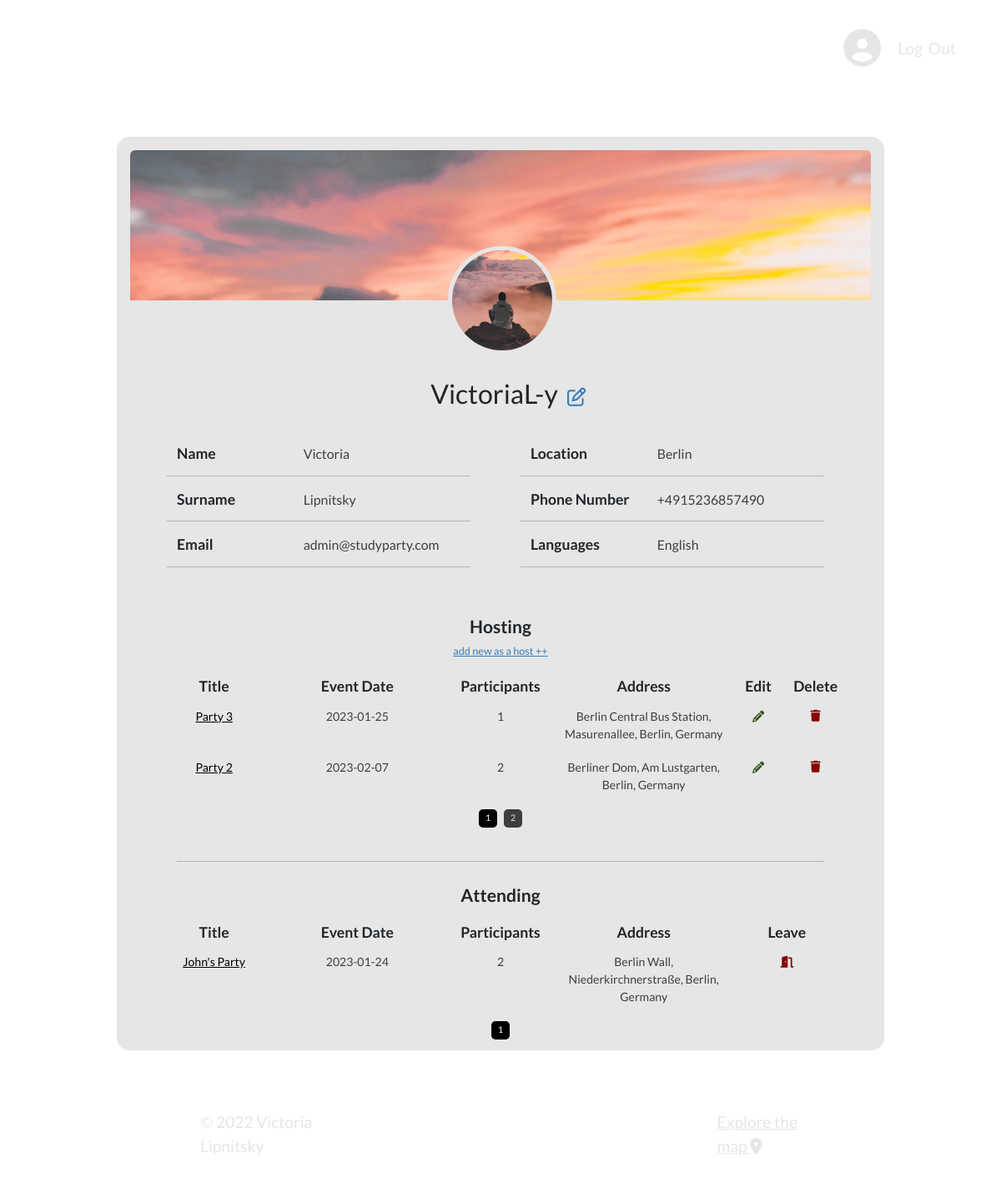
/profile (signed in), run on an earlier commit of the app's database.
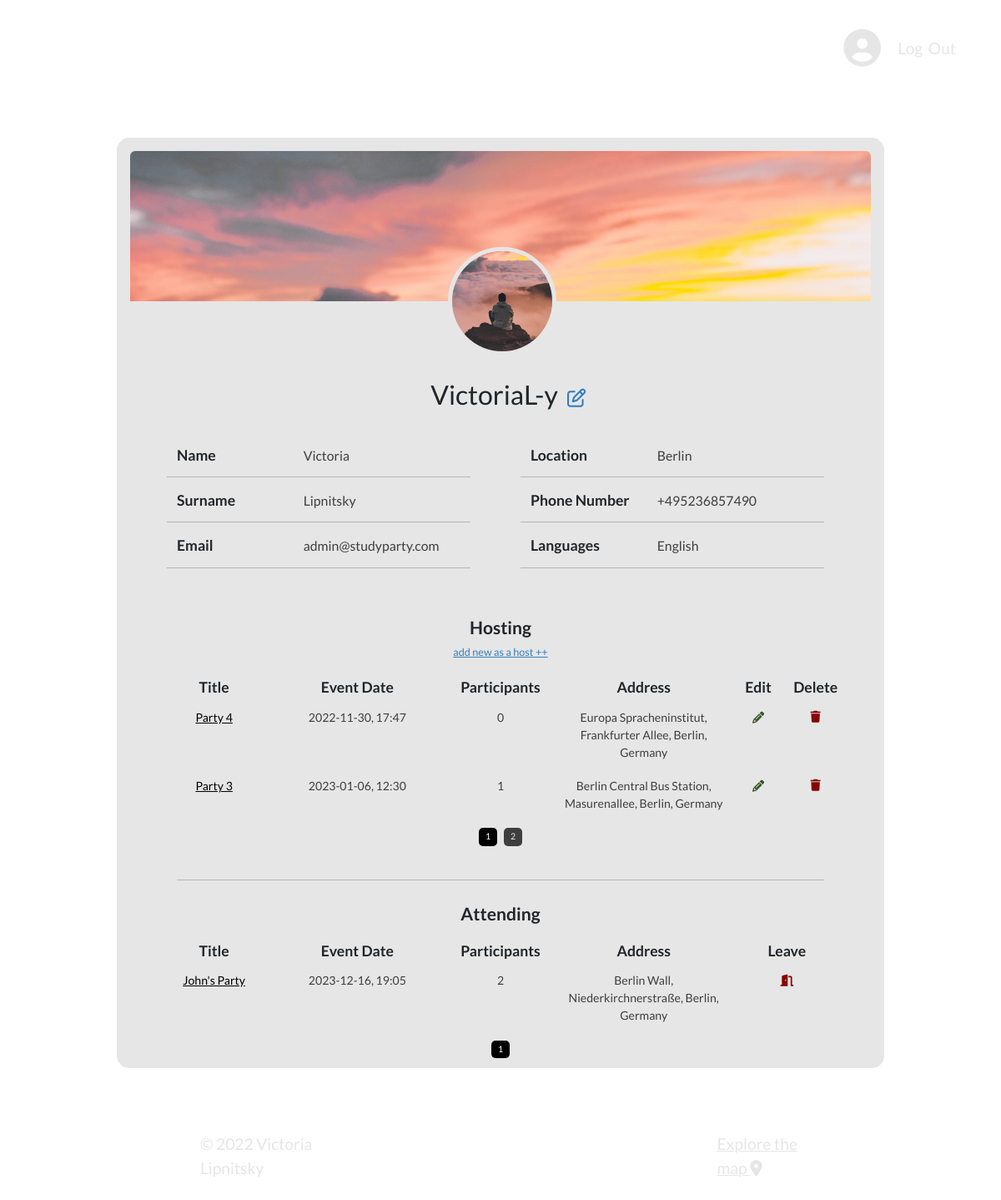
And on a later commit of the database.
### app/models.py (models this page shows, shortened)
class User(db.Model, UserMixin):
    __tablename__ = 'author'
    id = db.Column(db.Integer, primary_key=True)
    username = db.Column(db.String(20), unique=True, nullable=False)
    email = db.Column(db.String(120), unique=True, nullable=False)
    name = db.Column(db.String(20), unique=False, nullable=True, default=' ')
    surname = db.Column(db.String(20), unique=False, nullable=True, default=' ')
    phoneNumber = db.Column(db.String(15), unique=False, nullable=True, default=' ')
    location = db.Column(db.String(40), unique=False, nullable=True, default=' ')
    languages = db.Column(db.String(50), unique=False, nullable=True, default=' ')
    image_avatar_file = db.Column(db.String(20), nullable=False, default='default.jpg')
    image_bg_file = db.Column(db.String(20), nullable=False, default='default.jpg')
    password = db.Column(db.String(60), nullable=False)
    party = db.relationship('Party', backref='author', lazy=True)
    attending = db.relationship('Party', secondary=association_table, backref="followers")

class Party(db.Model):
    __tablename__ = 'party'
    id = db.Column(db.Integer, primary_key=True)
    title = db.Column(db.String(30), nullable=False)
    date_posted = db.Column(db.DateTime, nullable=False, default=datetime.utcnow)
    date_time = db.Column(db.String(30), nullable=False)
    address = db.Column(db.String(30), nullable=False)
    lng = db.Column(db.String(30), nullable=False)
    lat = db.Column(db.String(30), nullable=False)
    whatsapp_link = db.Column(db.String(30), nullable=False)
    party_languages = db.Column(db.String(30), nullable=False)
    description = db.Column(db.Text, nullable=False)
    author_id = db.Column(db.Integer, db.ForeignKey('author.id'), nullable=False)

### app/routes.py (the view)
@app.route("/profile")
@login_required
def profile():
    form = PartyForm()
    page = request.args.get('page_host', 1, type=int)
    parties = Party.query.filter(Party.author==current_user).order_by(Party.date_posted.desc()).paginate(page=page, per_page=2)
    page_2 = request.args.get('page_att', 1, type=int)
    parties_2 = Party.query.join(User.attending).filter(User.id == current_user.id).order_by(Party.date_posted.desc()).paginate(page=page_2, per_page=2)
    image_avatar_file = url_for('static', filename='profile_pics/' + current_user.image_avatar_file)
    image_bg_file = url_for('static', filename='profile_pics/' + current_user.image_bg_file)
    return render_template("profile.html", title="Profile", image_avatar_file=image_avatar_file, image_bg_file=image_bg_file, parties=parties, parties_2=parties_2, form=form)

### app/models.py (called while the page is built)
@login_manager.user_loader
def load_user(user_id):
    return User.query.get(int(user_id))

### app/templates/profile.html (shortened to what this page needs)
{% extends "layout.html" %}
{% block content %}
<div class="profile-container">
    <div class="profile-backg-img px-3 pb-3">
        <img class="rounded" src="{{ image_bg_file }}">
    </div>
    <div class="media d-flex flex-column align-items-center justify-content-center">
        <img class="rounded-circle ms-4 profile-img" src="{{ image_avatar_file }}">
        <h2 class="pt-3 pb-2 text-center">&nbsp;&nbsp;&nbsp;{{ current_user.username }} <a href="{{ url_for('updateProfile') }}"><i class="fa-regular fa-pen-to-square edit-profile"></i></a></h2>
        <div class="row px-5 py-4 container-fluid user-data">
            <div class="col-lg-6">
                <div class="row container-fluid">
                    <div class="col-5">
                        <span>Name</span>
                    </div>
                    <div class="col-7">
                        <span>{{ current_user.name }}</span>
                    </div>
                    <div class="col-5">
                        <span>Surname</span>
                    </div>
                    <div class="col-7">
                        <span>{{ current_user.surname }}</span>
                    </div>
                    <div class="col-5">
                        <span>Email</span>
                    </div>
                    <div class="col-7">
                        <span>{{ current_user.email }}</span>
                    </div>
                </div>
            </div>
            <div class="col-lg-6">
                <div class="row container-fluid mx-0">
                    <div class="col-5">
                        <span>Location</span>
                    </div>
                    <div class="col-7">
                        <span>{{ current_user.location }}</span>
                    </div>
                    <div class="col-5">
                        <span>Phone Number</span>
                    </div>
                    <div class="col-7">
                        <span>{{ current_user.phoneNumber }}</span>
                    </div>
                    <div class="col-5">
                        <span>Languages</span>
                    </div>
                    <div class="col-7">
                        <span>{{ current_user.languages }}</span>
                    </div>
                </div>
            </div>
        </div>
        <div class="row px-5 py-3 container-fluid user-data text-center">
            <div class="mb-1">
                <span class="headList"><strong>Hosting</strong></span>
                <br>
                <a href="{{ url_for('new_party') }}"><p class="link-to-creat-party">add new as a host&nbsp;++</p></a>
            </div>
            {% if parties.items %}
                <div class="col-2 p-0 mb-2 headColumn">
                    <span><strong>{{ form.title.label }}</strong></span>
                </div>
                <div class="col-3 p-0 headColumn">
                    <span><strong>{{ form.date_time.label }}</strong></span>
                </div>
                <div class="col-2 p-0 headColumn">
                    <span><strong>Participants</strong></span>
                </div>
                <div class="col-3 p-0 headColumn">
                    <span><strong>{{ form.address.label }}</strong></span>
                </div>
                <div class="col-1 p-0 headColumn">
                    <span><strong>Edit</strong></span>
                </div>
                <div class="col-1 p-0 headColumn">
                    <span><strong>Delete</strong></span>
                </div>
            {% else %}
                <span><i>Nothing here... </i><i class="fa-solid fa-wind"></i></span>
            {% endif %}
            {% for party in parties.items %}
                <div class="col-2 p-0 partyTitle">
                    <a href="{{ url_for('party', party_id=party.id) }}">{{ party.title }}</a>
                </div>
                <div class="col-3 p-0">
                    <p>{{ party.date_time }}</p>
                </div>
                <div class="col-2 p-0">
                    <p>{{party.followers|length}}</p>
                </div>
                <div class="col-3 p-0">
                    <p>{{ party.address }}</p>
                </div>
                <div class="col-1 editParty">
                    <a href="{{ url_for('update_party', party_id=party.id) }}"><i class="fa-solid fa-pencil"></i></a>
                </div>
                <div class="col-1 deleteParty">
                    <button type="button" class="btn btn-danger btn-sm" data-bs-toggle="modal" data-bs-target="#deleteModal"><i class="fa-solid fa-trash"></i></button>
                </div>
            {% endfor %}
            <div class="pt-2 d-flex justify-content-center party_list_buttons">
            {% for page_num in parties.iter_pages(left_edge=1, right_edge=1, left_current=1, right_current=2) %}
                {% if page_num %}
                    {% if parties.page == page_num %}
                    <a class="btn ms-1 me-1 mb-4 current-page" href="{{ url_for('profile', page_host=page_num) }}">{{ page_num }}</a>
                    {% else %}
                        <a class="btn ms-1 me-1 mb-4" href="{{ url_for('profile', page_host=page_num) }}">{{ page_num }}</a>
                    {% endif %}
                {% else %}
                    ...
                {% endif %}
            {% endfor %}
            </div>
        <div class="pt-0 pb-2 px-4 m-0"><hr></div>
            <div class="mb-3">
                <span class="headList"><strong>Attending</strong></span>
            </div>
            {% if parties_2.items %}
            <div class="col-2 p-0 mb-2 headColumn">
                <span><strong>{{ form.title.label }}</strong></span>
            </div>
            <div class="col-3 p-0 headColumn">
                <span><strong>{{ form.date_time.label }}</strong></span>
            </div>
            <div class="col-2 p-0 headColumn">
                <span><strong>Participants</strong></span>
            </div>
            <div class="col-3 p-0 headColumn">
                <span><strong>{{ form.address.label }}</strong></span>
            </div>
            <div class="col-2 p-0 headColumn">
                <span><strong>Leave</strong></span>
            </div>
            {% else %}
                <span><i>Nothing here... </i><i class="fa-solid fa-wind"></i></span>
            {% endif %}
            {% for party in parties_2.items %}
                <div class="col-2 p-0 partyTitle">
                    <a href="{{ url_for('party', party_id=party.id) }}">{{ party.title }}</a>
                </div>
                <div class="col-3 p-0">
                    <p>{{ party.date_time }}</p>
                </div>
                <div class="col-2 p-0">
                    <p>{{party.followers|length}}</p>
                </div>
                <div class="col-3 p-0">
                    <p>{{ party.address }}</p>
                </div>
                <div class="col-2 leaveParty">
                    <a href="{{ url_for('leaveTroughProfile', party_id=party.id) }}"><i class="fa-sharp fa-solid fa-door-open"></i></a>
                </div>
            {% endfor %}
            <div class="pt-2 d-flex justify-content-center party_list_buttons">
            {% for page_num in parties_2.iter_pages(left_edge=1, right_edge=1, left_current=1, right_current=2) %}
                {% if page_num %}
                    {% if parties_2.page == page_num %}
                    <a class="btn ms-1 me-1 mb-4 current-page" href="{{ url_for('profile', page_att=page_num) }}">{{ page_num }}</a>
                    {% else %}
                        <a class="btn ms-1 me-1 mb-4" href="{{ url_for('profile', page_att=page_num) }}">{{ page_num }}</a>
                    {% endif %}
                {% else %}
                    ...
                {% endif %}
            {% endfor %}
            </div>
        </div>
    </div>
</div>
<div class="container-fluid p-0 d-flex justify-content-between bottomInscription">
    <p>© 2022 Victoria Lipnitsky</p>
    <a href="{{ url_for('map') }}">Explore the map <i class="fa-solid fa-location-dot"></i></a>
</div>
{% endblock %}

### app/templates/layout.html (shortened to what this page needs)
<!DOCTYPE html>
<html lang="en">
<head>
    <link rel="stylesheet" href="https://cdnjs.cloudflare.com/ajax/libs/bootstrap/5.2.2/css/bootstrap.min.css" />
    <link rel="stylesheet" href="https://cdnjs.cloudflare.com/ajax/libs/intl-tel-input/17.0.19/css/intlTelInput.css" />
    <link rel="stylesheet" href="https://cdnjs.cloudflare.com/ajax/libs/font-awesome/6.2.0/css/all.min.css" />
    <link rel="stylesheet" type="text/css" href="{{ url_for('static', filename='/main.css') }}">
</head>
<body>
    <div class="container-fluid d-flex justify-content-end align-items-center sign-log-buttons top-buttons">
        {% if current_user.is_authenticated %}
        <a href="{{ url_for('profile') }}"><i class="fa-solid fa-circle-user profile-icon"></i></a>
        <a href="{{ url_for('logout') }}" class="logout-link">Log Out</a>
        {% else %}
        <p class="pt-2">New to StudyParty?</p>
        <div class="container btn-container">
            <a class="btn" href="{{ url_for('register') }}">Sign Up</a>
            <a class="btn" href="{{ url_for('login') }}" role="button">Log In</a>
        </div>
        {% endif %}
</div>
        {% block content %}
        {% endblock %}
</body>
</html>

### app/static/main.css (style rules this page uses)
* { box-sizing: border-box; }
:root { --fonts: rgb(230, 230, 230); --theQuestion: white; --darkButton: black; --border: rgb(129, 129, 129); --windowCol: 230,230,230; --profileWidth: calc(800px + 10vw); }
body { background-image: url(https://res.cloudinary.com/devqm7qmb/image/upload/q_50/v1664734048/StudyParty.jpg); background-size: cover; background-position: center; height: 100vh; width: 100vw; padding: 0; margin: 0; font-family: 'Lato', sans-serif; }
.bottomInscription { position: absolute; bottom: 1%; }
.bottomInscription p, .bottomInscription a { padding-left: 20vw; padding-right: 20vw; color: var(--fonts); font-size: 1.2em; margin-top: 1em; margin-bottom: 1em; }
.top-buttons { padding-top: calc(10px + 0.6vw); padding-right: 4.5vw; margin-right: 0; height: 100px; }
.top-buttons, .btn-container { width: fit-content; }
.profile-icon { font-size: 2.8em; color: var(--fonts); }
.logout-link { font-size: 1.2em; color: var(--fonts); text-decoration: none; margin-left: 20px; word-spacing: 3px; }
.profile-container { width: var(--profileWidth); height: fit-content; min-height: 70vh; max-height: 77vh; margin: 4.5vh auto; background-color: rgb(var(--windowCol)); font-size: 1.1em; border-radius: 15px; overflow-y: scroll; border-top: 1rem solid var(--fonts); }
.profile-backg-img { height: 180px; width: calc(800px + 10vw); overflow: hidden; }
.profile-backg-img img { height: auto; width: 100%; margin-right: 20px; }
.profile-img { object-fit: cover; height: 130px; width: 130px; margin-right: 20px; margin-top: -65px; margin-bottom: 12px; border: 5px solid rgb(var(--windowCol)); }
.profile-container .user-data .col-5, .profile-container .user-data .col-7, .profile-container .user-data.party-page .col-4, .profile-container .user-data.party-page .col-8 { border-bottom: 1px solid rgb(182, 182, 182); padding-bottom: 12px; margin-bottom: 15px; }
.profile-container .user-data .col-5, .profile-container .user-data.party-page .col-4 { font-weight: bold; }
.profile-container .user-data .col-7 span, .profile-container .user-data.party-page .col-8 span { font-size: 0.9em; color: rgb(62, 62, 62); }
.profile-container .user-data p { font-size: 0.8em; color: rgb(62, 62, 62); padding-top: 3px; }
.profile-container .user-data span.headList { font-size: 1.2em; }
.profile-container .user-data p.link-to-creat-party { font-size: 0.9em; color: #357ebd; text-decoration: underline; display: inline-block; }
.profile-container .user-data a { font-size: 0.8em; color: #357ebd; text-decoration: none; }
.profile-container .user-data .partyTitle a { color: var(--darkButton); text-decoration: none; padding: 1px; border-radius: 3px; text-decoration: underline; }
.profile-container .user-data .editParty a { background-color: transparent; border: none; padding: 0; color: #375925; }
.profile-container .user-data .deleteParty button { background-color: transparent; border: none; padding: 0; margin-bottom: 4px; color: #840705; outline: none; }
.profile-container .user-data .leaveParty a { color: #840705; }
i.edit-profile { color: #357ebd; font-size: 0.7em; position: relative; padding-left: 5px; padding-top: 10px; }
.profile-container .party_list_buttons .btn { margin-top: -5px; font-size: 0.6em; border-radius: 5px; padding: 2px 7px; color: var(--fonts); background-color: rgb(63, 62, 62); }
.profile-container .party_list_buttons .btn.current-page { background-color: var(--darkButton); color: white; }

What changed in the data, as far as the page shows it:
no longer on this page (row edited): Party: title "Party 2", date_time "2023-02-07", followers|length "2", address "Berliner Dom, Am Lustgarten, Berlin, Germany", shown under "VictoriaL-y"
changed User "VictoriaL-y": phoneNumber "+4915236857490" → "+495236857490"
added Party: title "Party 4", date_time "2022-11-30, 17:47", followers|length "0", address "Europa Spracheninstitut, Frankfurter Allee, Berlin, Germany", shown under "VictoriaL-y"
changed Party "Party 3": date_time "2023-01-25" → "2023-01-06, 12:30"
changed Party "John's Party": date_time "2023-01-24" → "2023-12-16, 19:05"
